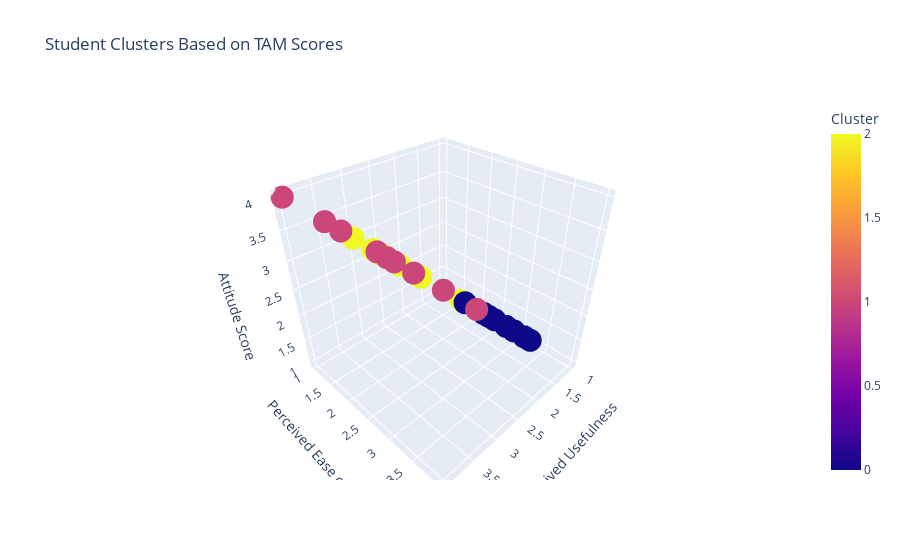

Notebook code for this chart:
### Markdown cell above
## Clustering Analysis
Perform K-means clustering on TAM scores and visualize in 3D.

### Code cell
# Prepare data for clustering
cluster_data = students_combined[['PU_Score', 'PEOU_Score', 'Attitude_Score']].dropna()

# Standardize data
scaler = StandardScaler()
scaled_data = scaler.fit_transform(cluster_data)

# Perform K-means clustering
kmeans = KMeans(n_clusters=3, random_state=42)
clusters = kmeans.fit_predict(scaled_data)

# Add cluster labels
cluster_data_plot = cluster_data.copy()
cluster_data_plot['Cluster'] = clusters

# Create 3D scatter plot
fig = px.scatter_3d(cluster_data_plot, x='PU_Score', y='PEOU_Score', z='Attitude_Score', color='Cluster',
                    title='Student Clusters Based on TAM Scores',
                    labels={'PU_Score': 'Perceived Usefulness', 'PEOU_Score': 'Perceived Ease of Use', 'Attitude_Score': 'Attitude Score'})
fig.show()

### Figure 1 — Plotly figure (JSON) as saved in the notebook; plotly's stock layout.template omitted (floating-point values rounded to 4 significant figures)
{"data": [{"hovertemplate": "Perceived Usefulness=%{x}<br>Perceived Ease of Use=%{y}<br>Attitude Score=%{z}<br>Cluster=%{marker.color}<extra></extra>", "legendgroup": "", "marker": {"color": [1, 0, 0, 0, 1, 2, 0, 0, 0, 0, 0, 0, 0, 0, 0, 0, 2, 0, 0, 0, 0, 0, 1, 1, 2, 2, 0, 1, 0, 0, 1, 0, 0, 0, 1, 1, 2, 1, 2, 1, 1, 1, 1, 2, 0, 2, 1, 1, 2, 1, 1, 0, 1, 0, 1, 2, 2, 1, 2, 0, 0, 2, 2, 1, 0, 1, 1, 0, 1, 2, 1, 0, 2, 1, 1, 2, 1, 2, 0], "coloraxis": "coloraxis", "symbol": "circle"}, "mode": "markers", "name": "", "scene": "scene", "showlegend": false, "type": "scatter3d", "x": [3.5, 1.5, 2, 2, 3.5, 1, 1.5, 2, 1.5, 2, 1.5, 2.5, 2, 2, 1.5, 1, 2, 1.5, 2.5, 2.5, 2, 1, 4, 3.5, 1.5, 1, 2.5, 4, 2, 2, 3.5, 2, 1, 2, 3.5, 3, 3, 3.5, 2.5, 3.5, 4, 4, 4, 2.5, 2.5, 2.5, 4, 3.5, 1.5, 3, 4, 2.5, 4, 2, 3, 1.5, 2.5, 4, 3, 2, 1.5, 2, 2.5, 3.5, 2, 3.5, 3.5, 2.5, 3.5, 1.5, 3.5, 1.5, 2.5, 4, 4, 2.5, 4, 3, 2], "y": [3, 3.5, 2.5, 3, 4, 1, 3, 2.5, 3.5, 3, 2.5, 3.5, 3.5, 3, 3.5, 2.5, 2, 3, 4, 3.5, 2.5, 3, 3, 3.5, 2, 1.5, 3.5, 4, 3, 3, 2.5, 3, 3, 3.5, 2.5, 3, 1.5, 3, 1.5, 3, 2, 2, 3, 1.5, 2.5, 1.5, 2, 2.5, 1.5, 3, 2, 2.5, 1, 2.5, 2, 1.5, 2, 2, 1, 3, 2.5, 2, 1, 3, 2.5, 3.5, 1.5, 3.5, 2.5, 1.5, 2.5, 3.5, 1.5, 3, 3, 2, 4, 1.5, 2.5], "z": [3.5, 1.5, 2, 2, 3.5, 1, 1.5, 2, 1.5, 2, 1.5, 2.5, 2, 2, 1.5, 1, 2, 1.5, 2.5, 2.5, 2, 1, 4, 3.5, 1.5, 1, 2.5, 4, 2, 2, 3.5, 2, 1, 2, 3.5, 3, 3, 3.5, 2.5, 3.5, 4, 4, 4, 2.5, 2.5, 2.5, 4, 3.5, 1.5, 3, 4, 2.5, 4, 2, 3, 1.5, 2.5, 4, 3, 2, 1.5, 2, 2.5, 3.5, 2, 3.5, 3.5, 2.5, 3.5, 1.5, 3.5, 1.5, 2.5, 4, 4, 2.5, 4, 3, 2]}], "layout": {"coloraxis": {"colorbar": {"title": {"text": "Cluster"}}, "colorscale": [[0, "#0d0887"], [0.1111, "#46039f"], [0.2222, "#7201a8"], [0.3333, "#9c179e"], [0.4444, "#bd3786"], [0.5556, "#d8576b"], [0.6667, "#ed7953"], [0.7778, "#fb9f3a"], [0.8889, "#fdca26"], [1, "#f0f921"]]}, "legend": {"tracegroupgap": 0}, "scene": {"domain": {"x": [0, 1], "y": [0, 1]}, "xaxis": {"title": {"text": "Perceived Usefulness"}}, "yaxis": {"title": {"text": "Perceived Ease of Use"}}, "zaxis": {"title": {"text": "Attitude Score"}}}, "title": {"text": "Student Clusters Based on TAM Scores"}}}
